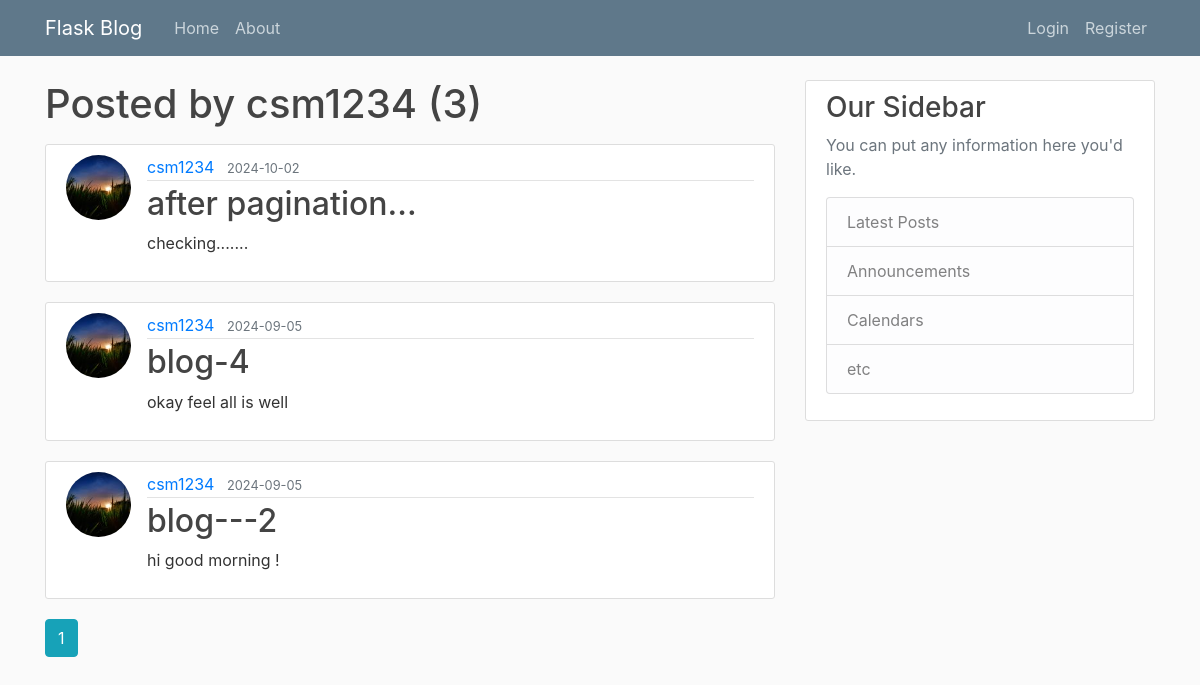
The app's page /user/csm1234 with its own data.
### flaskblog/models.py (models this page shows, shortened)
class User(db.Model,UserMixin):
    id=db.Column(db.Integer,primary_key=True)
    username=db.Column(db.String(20),unique=True,nullable=False)
    email=db.Column(db.String(120),unique=True,nullable=False)
    image_file=db.Column(db.String(20),nullable=False,default='default.jpg')
    password=db.Column(db.String(60),nullable=False)
    posts=db.relationship('Post',backref='author',lazy=True)

class Post(db.Model):
    id=db.Column(db.Integer,primary_key=True)
    title=db.Column(db.String(20),nullable=False)
    date_posted=db.Column(db.DateTime,nullable=False,default=datetime.utcnow)
    content=db.Column(db.Text,nullable=False)
    user_id=db.Column(db.Integer,db.ForeignKey('user.id'),nullable=False)

### flaskblog/routes.py (the view)
@app.route('/user/<string:username>')
def user_posts(username):
    page=request.args.get('page',1,type=int)
    user=User.query.filter_by(username=username).first_or_404()
    posts=Post.query.filter_by(author=user)\
        .order_by(Post.date_posted.desc())\
            .paginate(page=page,per_page=3)
    return render_template('user_posts.html', posts=posts, user=user)

### flaskblog/templates/user_posts.html
{% extends 'layout.html'%}
{% block content %}
    <h1 class="mb-3">Posted by {{ user.username}} ({{posts.total}})</h1>
    {% for post in posts.items%}
    <article class="media content-section">
        <img class="rounded-circle article-img" src="{{url_for('static',filename='profile_pics/'+post.author.image_file)}}">
        <div class="media-body">
          <div class="article-metadata">
            <a class="mr-2" href="{{ url_for('user_posts',username=post.author.username)}}">{{ post.author.username }}</a>
            <small class="text-muted">{{ post.date_posted.strftime('%Y-%m-%d')}}</small>
          </div>
          <h2><a class="article-title" href="{{url_for('post',post_id=post.id)}}">{{ post.title }}</a></h2>
          <p class="article-content">{{ post.content }}</p>
        </div>
    </article>
    {% endfor %}
    {% for page_num in posts.iter_pages(left_edge=1,right_edge=1,left_current=1,right_current=1)%}
        {% if page_num %}
            {% if posts.page==page_num %}
              <a class="btn btn-info mb-4" href="{{url_for('user_posts',username=user.username,page=page_num)}}">{{ page_num}}</a>
            {% else %}
              <a class="btn btn-outline-info mb-4" href="{{url_for('user_posts',username=user.username,page=page_num)}}">{{ page_num}}</a>
            {% endif %}
        {% else %}
            .........
        {% endif %}
    {% endfor %}
{% endblock content %}

### flaskblog/static/main.css (style rules this page uses)
body { background: #fafafa; color: #333333; margin-top: 5rem; }
h1, h2, h3, h4, h5, h6 { color: #444444; }
.content-section { background: #ffffff; padding: 10px 20px; border: 1px solid #dddddd; border-radius: 3px; margin-bottom: 20px; }
.article-title { color: #444444; }
.article-content { white-space: pre-line; }
.article-img { height: 65px; width: 65px; margin-right: 16px; }
.article-metadata { padding-bottom: 1px; margin-bottom: 4px; border-bottom: 1px solid #e3e3e3 }

### records on screen
User: username "csm1234"
Post: image_file (picture), author.username "csm1234", date_posted "2024-10-02", title "after pagination...", content "checking......."
Post: image_file (picture), author.username "csm1234", date_posted "2024-09-05", title "blog-4", content "okay feel all is well"
Post: image_file (picture), author.username "csm1234", date_posted "2024-09-05", title "blog---2", content "hi good morning !"

### other values on screen
{{ posts.total }} "3"
{{ page_num }} "1"
